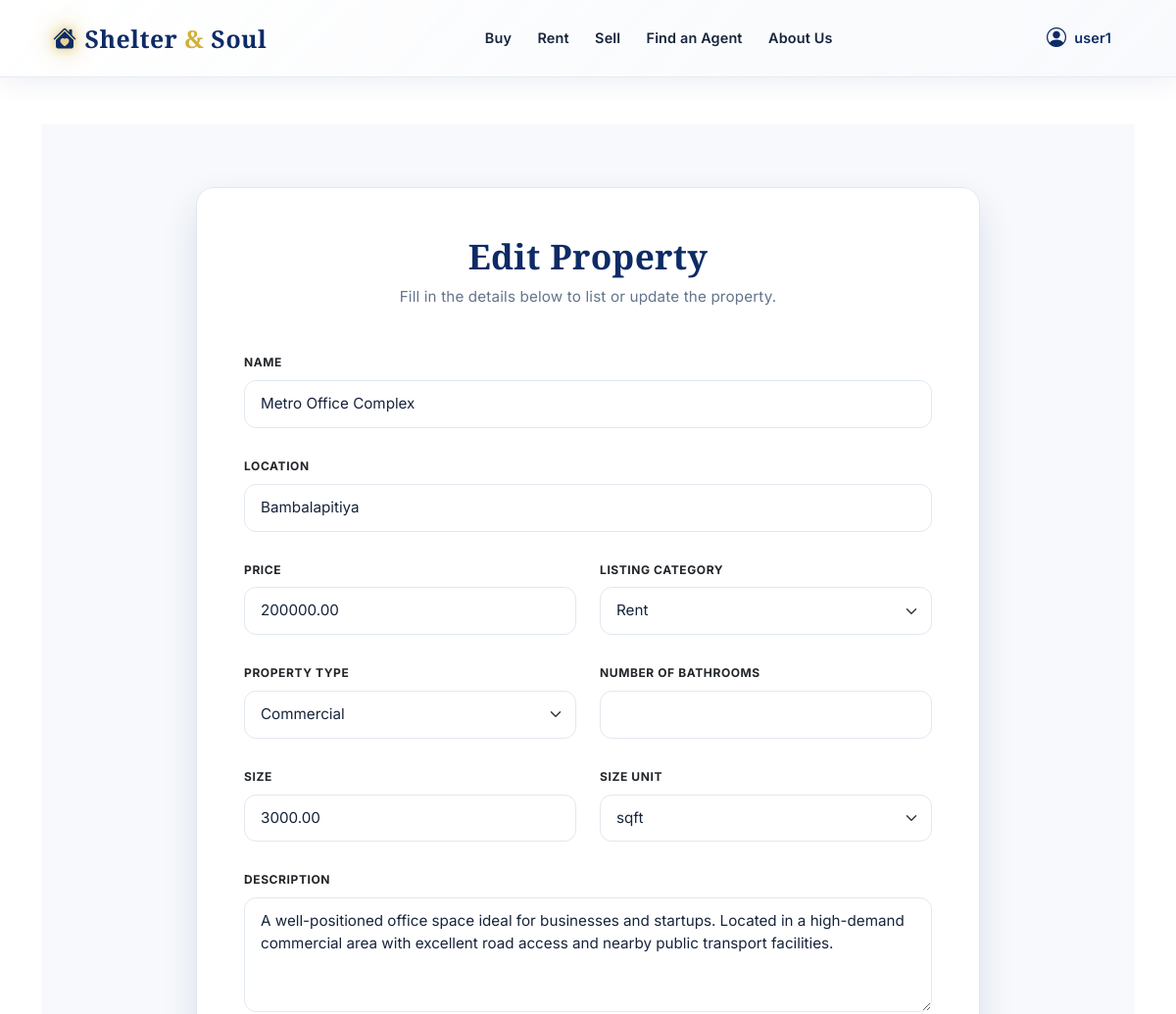
The page /properties/8/edit/ (signed in, upper part) on the database as committed earlier.
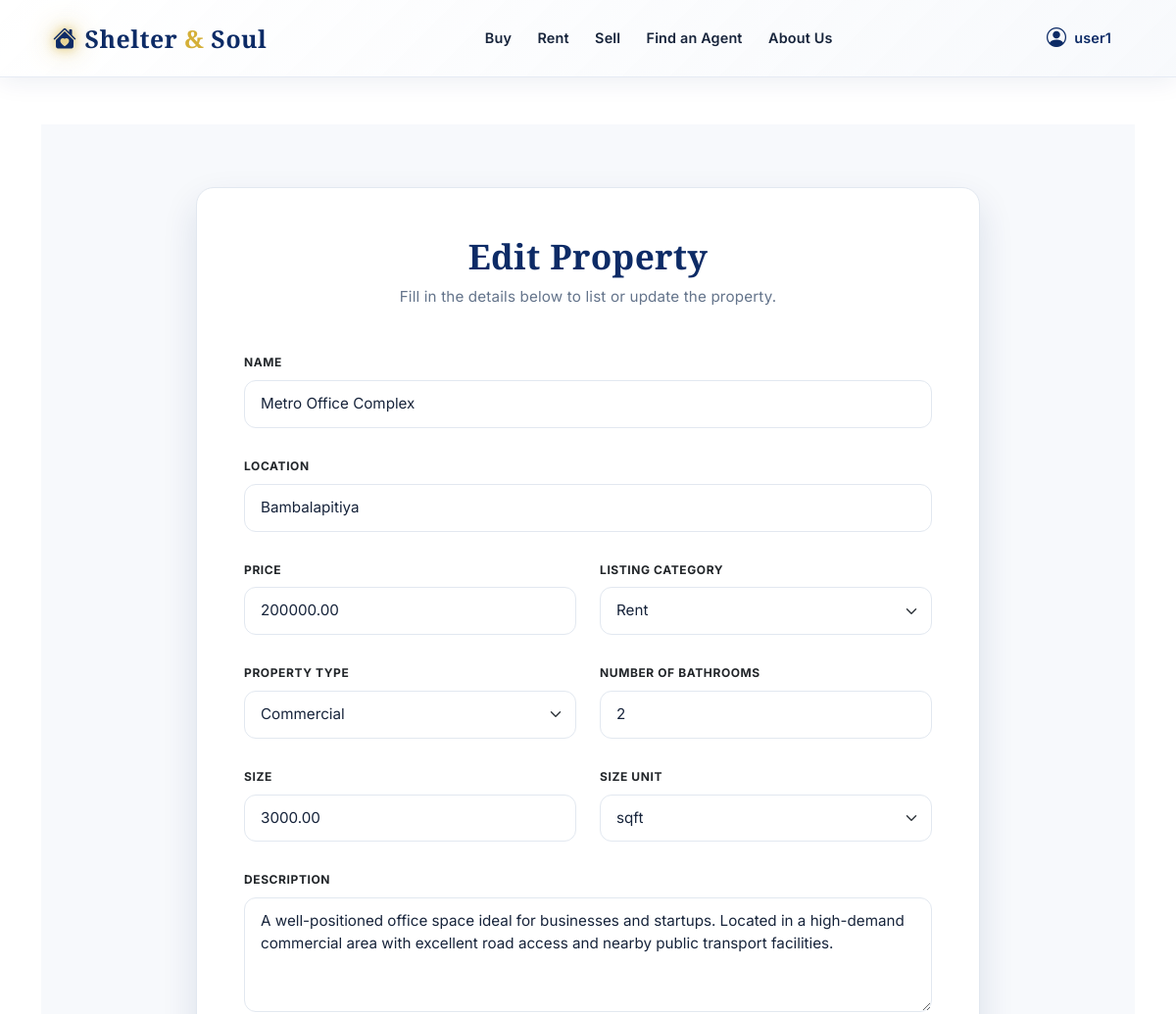
The same page on the database as committed later.
### listings/models.py (models this page shows, shortened)
class Property(models.Model):
    LISTING_CATEGORIES = [
        ("Sell", "Sell"),
        ("Rent", "Rent"),
    ]
    PROPERTY_TYPES = [
        ("Residential", "Residential"),
        ("Apartment", "Apartment"),
        ("Commercial", "Commercial"),
        ("Land", "Land"),
    ]
    SIZE_UNITS = [
        ("sqft", "sqft"),
        ("acres", "Acres"),
        ("perch", "Perch"),
    ]
    name = models.CharField(max_length=255)
    location = models.CharField(max_length=255)
    price = models.DecimalField(max_digits=10, decimal_places=2)
    listing_category = models.CharField(max_length=20, choices=LISTING_CATEGORIES, default="Sell")
    property_type = models.CharField(
        max_length=100,
        choices=PROPERTY_TYPES,
        default="Residential"
    )
    description = models.TextField()
    number_of_rooms = models.PositiveIntegerField(null=True, blank=True)
    number_of_bathrooms = models.PositiveIntegerField(null=True, blank=True)
    size_sqft = models.DecimalField("Size", max_digits=12, decimal_places=2, null=True, blank=True)
    size_unit = models.CharField(max_length=20, choices=SIZE_UNITS, default="sqft")
    walkthrough_video = models.FileField(upload_to="", null=True, blank=True)
    video_url = models.URLField(blank=True)
    address = models.CharField(max_length=255, blank=True)
    latitude = models.DecimalField(max_digits=9, decimal_places=6, null=True, blank=True)
    longitude = models.DecimalField(max_digits=9, decimal_places=6, null=True, blank=True)
    owner = models.ForeignKey(User, on_delete=models.SET_NULL, null=True, blank=True, related_name="properties")

### listings/views.py (the view)
# urls.py: path("properties/<int:pk>/edit/", views.property_update, name="property_update"),
@login_required
def property_update(request, pk):
    property_obj = get_object_or_404(Property.objects.prefetch_related("images"), pk=pk)
    if not (request.user.is_staff or request.user.is_superuser or property_obj.owner == request.user):
        raise PermissionDenied("You can only edit your own properties.")
    if property_obj.owner != request.user and not (request.user.is_staff or request.user.is_superuser):
        raise PermissionDenied("You can only manage virtual tour scenes for your own properties.")
    if request.method == "POST":
        form = PropertyForm(request.POST, request.FILES, instance=property_obj)
        scene_formset = VirtualTourSceneFormSet(
            request.POST,
            request.FILES,
            instance=property_obj,
            prefix="scenes",
        )
        if form.is_valid() and scene_formset.is_valid():
            property_obj = form.save()
            scene_formset.save()
            for image_file in request.FILES.getlist("image_files"):
                PropertyImage.objects.create(property=property_obj, image=image_file)
            messages.success(request, "Property updated successfully!")
            return redirect("property_detail", pk=property_obj.pk)
        else:
            messages.error(request, "Please correct the errors below.")
    else:
        form = PropertyForm(instance=property_obj)
        scene_formset = VirtualTourSceneFormSet(instance=property_obj, prefix="scenes")
    return render(
        request,
        "listings/property_form.html",
        {"form": form, "scene_formset": scene_formset, "title": "Edit Property"},
    )

### listings/context_processors.py (called while the page is built)
def seller_permissions(request):
    user = getattr(request, "user", None)
    can_post = False
    if user and user.is_authenticated:
        has_approved_lead = user.sell_leads.filter(status="Approved").exists()
        profile, _ = UserProfile.objects.get_or_create(user=user)
        if profile.can_post_property != has_approved_lead:
            profile.can_post_property = has_approved_lead
            profile.save(update_fields=["can_post_property"])
        can_post = has_approved_lead
    return {"user_can_post_property": can_post}

### listings/templates/listings/property_form.html (shortened to what this page needs)
{% extends "listings/base.html" %}
{% block content %}
<div class="property-form-container">
    <div class="property-form-card">
        <div class="property-form-header">
            <h2>{{ title|default:"Property Details" }}</h2>
            <p>Fill in the details below to list or update the property.</p>
        </div>
        <form method="post" enctype="multipart/form-data">
            <div class="row">
                {% for field in form %}
                <div class="col-md-{% if field.name in 'description image_files walkthrough_video video_url name location' %}12{% else %}6{% endif %} mb-4">
                    <label class="form-label fw-bold text-dark" for="{{ field.id_for_label }}">{{ field.label }}</label>
                    {% if field.name == 'image_files' %}
                    <div id="image-upload-container">
                        {{ field }}
                    </div>
                    <button type="button" class="btn btn-outline-primary btn-sm mt-2 fw-bold" onclick="addAnotherImageField()"><i class="bi bi-plus-circle"></i> Add another image</button>
                    {% else %}
                    {{ field }}
                    {% endif %}
                </div>
                {% endfor %}
            </div>
        </form>
    </div>
</div>
{% endblock %}

Rows that differ between the two databases and show on the page:
changed Property "Metro Office Complex": number_of_bathrooms (not shown) → "2"
